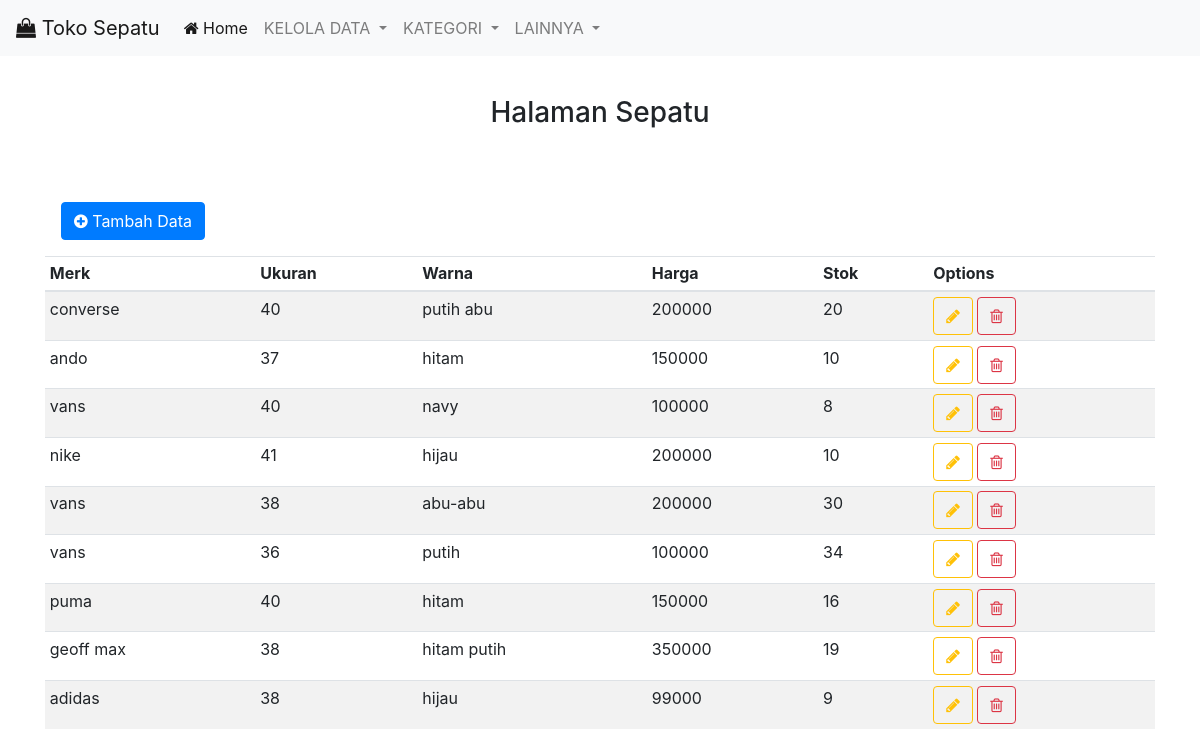
The app's page /sepatu.php with its own data.
### tables this page shows
CREATE TABLE `sepatu` (
  `id_sepatu` int(11) NOT NULL AUTO_INCREMENT,
  `id_merk` int(11) NOT NULL,
  `ukuran` int(11) NOT NULL,
  `warna` varchar(50) NOT NULL,
  `harga` int(11) NOT NULL,
  `stok` int(11) NOT NULL,
  PRIMARY KEY (`id_sepatu`),
  KEY `fk_sep_merk` (`id_merk`),
  CONSTRAINT `fk_sep_merk` FOREIGN KEY (`id_merk`) REFERENCES `merk` (`id_merk`) ON DELETE CASCADE ON UPDATE CASCADE
);

CREATE TABLE `merk` (
  `id_merk` int(11) NOT NULL AUTO_INCREMENT,
  `nama_merk` varchar(150) NOT NULL,
  `model_sepatu` varchar(150) NOT NULL,
  PRIMARY KEY (`id_merk`)
);

### sepatu.php (the view, shortened to what this page needs)
<?php
require 'function.php';
?>
<!doctype html>
<html lang="en">
<head>
    <link rel="stylesheet" href="https://maxcdn.bootstrapcdn.com/bootstrap/4.0.0/css/bootstrap.min.css"
>
    <link rel="stylesheet" href="https://maxcdn.bootstrapcdn.com/font-awesome/4.5.0/css/font-awesome.min.css" />
</head>
<body>
    <nav class="navbar navbar-expand-lg navbar-light bg-light fixed-top">
        <a class="navbar-brand" href="#"><i class="fa fa-shopping-bag"></i> Toko Sepatu </a>
        <div class="collapse navbar-collapse" id="navbarNavDropdown">
            <ul class="navbar-nav">
                <li class="nav-item active">
                    <a class="nav-link" href="index.php"><i class="fa fa-home"></i> Home </a>
                </li>
                <li class="nav-item dropdown">
                    <a class="nav-link dropdown-toggle" href="#" id="navbarDropdownMenuLink" data-toggle="dropdown"
                        aria-haspopup="true" aria-expanded="false">
                        KELOLA DATA
                    </a>
                </li>
                <li class="nav-item dropdown">
                    <a class="nav-link dropdown-toggle" href="#" id="navbarDropdownMenuLink" data-toggle="dropdown"
                        aria-haspopup="true" aria-expanded="false">
                        KATEGORI
                    </a>
                </li>
                <li class="nav-item dropdown">
                    <a class="nav-link dropdown-toggle" href="#" id="navbarDropdownMenuLink" data-toggle="dropdown"
                        aria-haspopup="true" aria-expanded="false">
                        LAINNYA
                    </a>
                </li>
            </ul>
        </div>
    </nav>
    <div class="d-flex align-items-center justify-content-center mt-5">
        <div class="p-5">
            <h3 class="text-center">Halaman Sepatu</h3>
        </div>
    </div>
    <div class="container">
        <div class="row">
            <div class="col">
                <button type="button" class="btn btn-primary m-3" data-toggle="modal" data-target="#myModal">
                    <i class="fa fa-plus-circle"></i> Tambah Data
                </button>
                <table class="table table-striped table-sm">
                    <thead>
                        <tr>
                            <th scope="col">Merk</th>
                            <th scope="col">Ukuran</th>
                            <th scope="col">Warna</th>
                            <th scope="col">Harga</th>
                            <th scope="col">Stok</th>
                            <th scope="col">Options</th>
                        </tr>
                    </thead>
                    <tbody>
                        <?php
                            $listsepatu = mysqli_query($koneksi, "SELECT * FROM sepatu INNER JOIN merk ON sepatu.id_merk = merk.id_merk");
                            while($data = mysqli_fetch_array($listsepatu)) {
                                $idsepatu = $data['id_sepatu'];
                                $merk = $data['nama_merk'];
                                $ukuran = $data['ukuran'];
                                $warna = $data['warna'];
                                $harga = $data['harga'];
                                $stok = $data['stok'];
                        ?>
                        <tr>
                            <td><?=$merk;?></td>
                            <td><?=$ukuran;?></td>
                            <td><?=$warna;?></td>
                            <td><?=$harga;?></td>
                            <td><?=$stok;?></td>
                            <td>
                                <button type="button" class="btn btn-outline-warning" data-toggle="modal"
                                    data-target="#editsepatu<?=$idsepatu;?>">
                                    <i class="fa fa-pencil"></i>
                                </button>
                                <button type="button" class="btn btn-outline-danger" data-toggle="modal"
                                    data-target="#deletesepatu<?=$idsepatu;?>">
                                    <i class="fa fa-trash-o"></i>
                                </button>
                            </td>
                        </tr>
                        <?php
};
?>
                    </tbody>
                </table>
            </div>
        </div>
    </div>
</body>
</html>

### records on screen
sepatu: id_merk.nama_merk "converse", ukuran "40", warna "putih abu", harga "200000", stok "20"
sepatu: id_merk.nama_merk "ando", ukuran "37", warna "hitam", harga "150000", stok "10"
sepatu: id_merk.nama_merk "vans", ukuran "40", warna "navy", harga "100000", stok "8"
sepatu: id_merk.nama_merk "nike", ukuran "41", warna "hijau", harga "200000", stok "10"
sepatu: id_merk.nama_merk "vans", ukuran "38", warna "abu-abu", harga "200000", stok "30"
sepatu: id_merk.nama_merk "vans", ukuran "36", warna "putih", harga "100000", stok "34"
sepatu: id_merk.nama_merk "puma", ukuran "40", warna "hitam", harga "150000", stok "16"
sepatu: id_merk.nama_merk "geoff max", ukuran "38", warna "hitam putih", harga "350000", stok "19"
sepatu: id_merk.nama_merk "adidas", ukuran "38", warna "hijau", harga "99000", stok "9"
